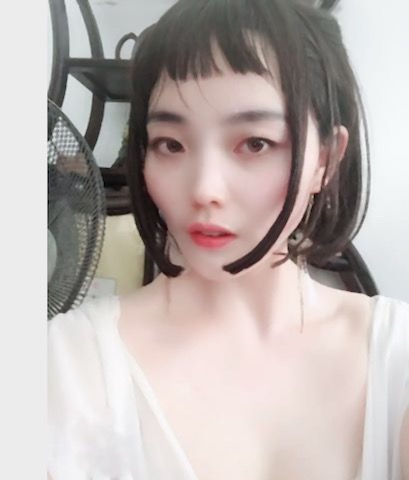
#> input picture chap6/c10.jpg, 409 x 480 px, found by its file name
$ python img_enhance.py
#> lines starting #> are read from the running program, lines starting #| are printed output that depends on the picture
from PIL import Image
from PIL import ImageEnhance
# 6-3　图像增强
# 原始图像
image = Image.open('..\c10.jpg')
#> image is the input picture: PIL image 409x480 RGB; mean R, G, B 188, 178.5, 175.7
image.show()
# 亮度增强
enh_bri = ImageEnhance.Brightness(image)
brightness = 1.3
image_brightened = enh_bri.enhance(brightness)
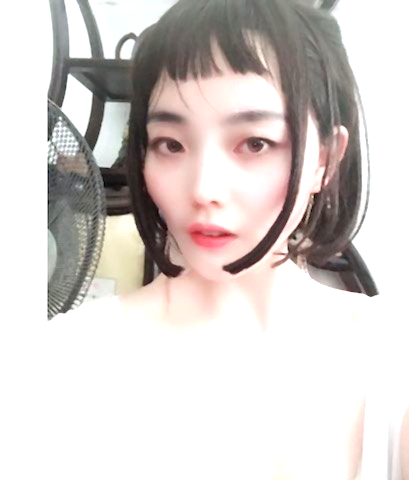
#> image_brightened: PIL image 409x480 RGB; mean R, G, B 214.9, 208.1, 205.5
image_brightened.show()
# 色度增强
enh_col = ImageEnhance.Color(image)
color = 1.5
image_colored = enh_col.enhance(color)
image_colored.show()
# 对比度增强
enh_con = ImageEnhance.Contrast(image)
contrast = 1.5
image_contrasted = enh_con.enhance(contrast)
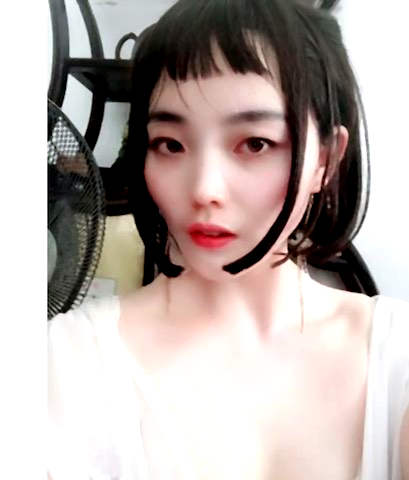
#> image_contrasted: PIL image 409x480 RGB; mean R, G, B 186.4, 175.4, 171.5
image_contrasted.show()
# 锐度增强
enh_sha = ImageEnhance.Sharpness(image)
sharpness = 3.0
image_sharped = enh_sha.enhance(sharpness)
image_sharped.show()

$ run again, with chap6/c12.jpg copied over chap6/c10.jpg
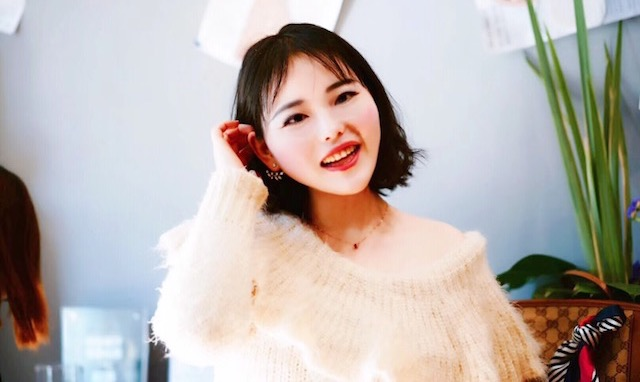
#> input picture chap6/c12.jpg, 640 x 382 px, found by its file name
#> image is the input picture: PIL image 640x382 RGB; mean R, G, B 185.6, 177.6, 174
#> `image_brightened = enh_bri.enhance(brightness)`:
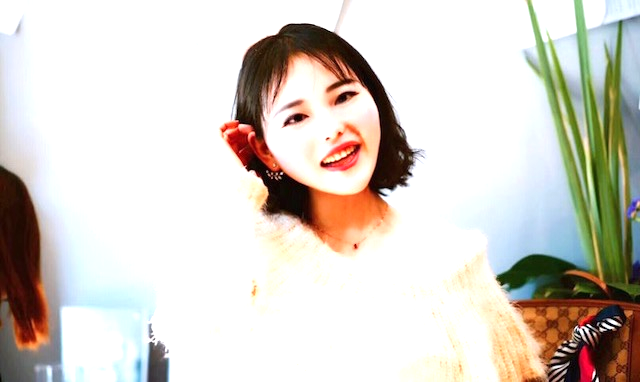
#> image_brightened: PIL image 640x382 RGB; mean R, G, B 214.5, 208.9, 201
#> `image_contrasted = enh_con.enhance(contrast)`:
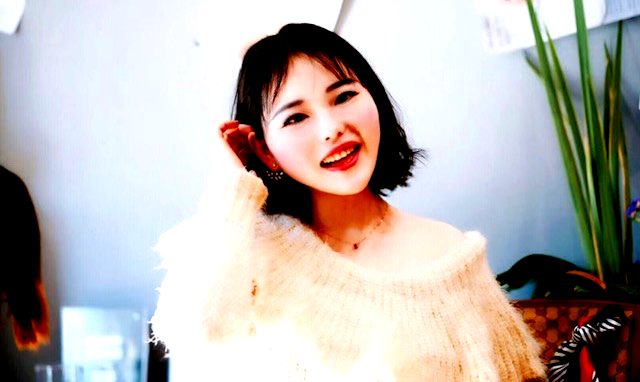
#> image_contrasted: PIL image 640x382 RGB; mean R, G, B 186, 180.4, 176.9

$ run again, with chap6/c13.jpg copied over chap6/c10.jpg
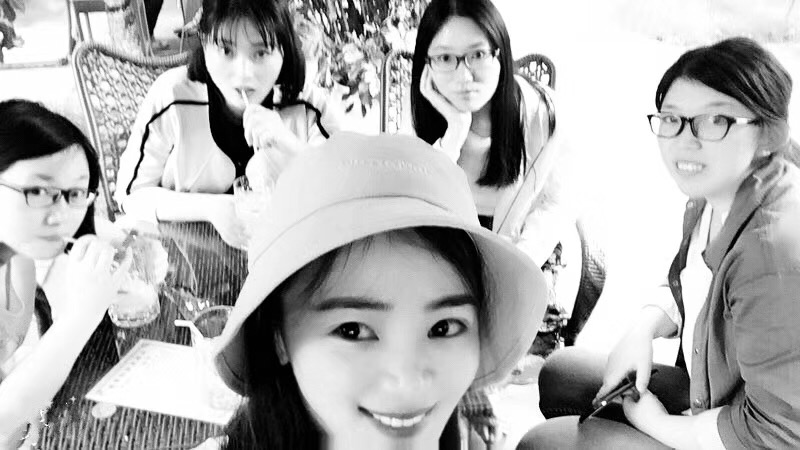
#> input picture chap6/c13.jpg, 800 x 450 px, found by its file name
#> image is the input picture: PIL image 800x450 RGB; min 0, max 255, mean 176.4
#> `image_brightened = enh_bri.enhance(brightness)`:
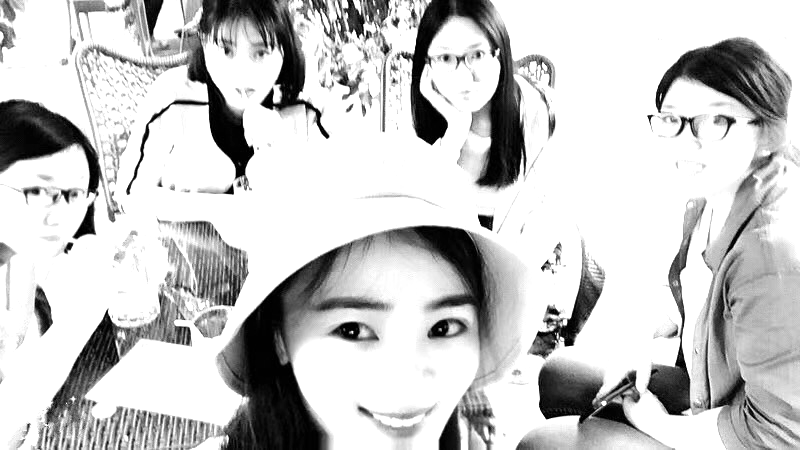
#> image_brightened: PIL image 800x450 RGB; min 0, max 255, mean 199.9
#> `image_contrasted = enh_con.enhance(contrast)`:
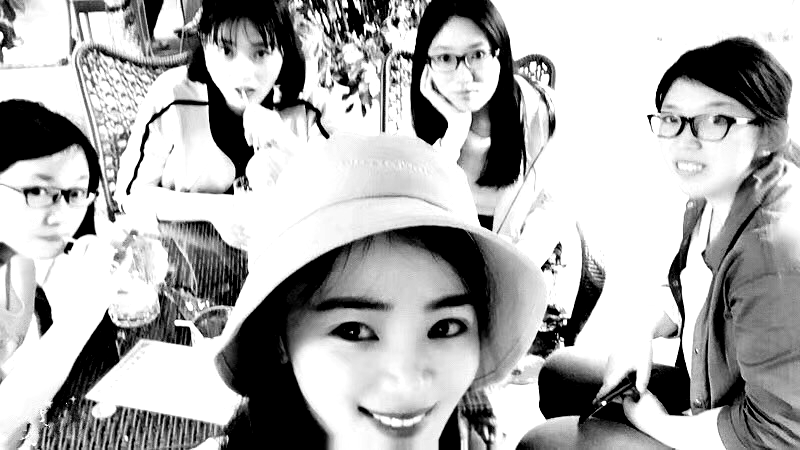
#> image_contrasted: PIL image 800x450 RGB; min 0, max 255, mean 174

$ run again, with chap6/c14.jpg copied over chap6/c10.jpg
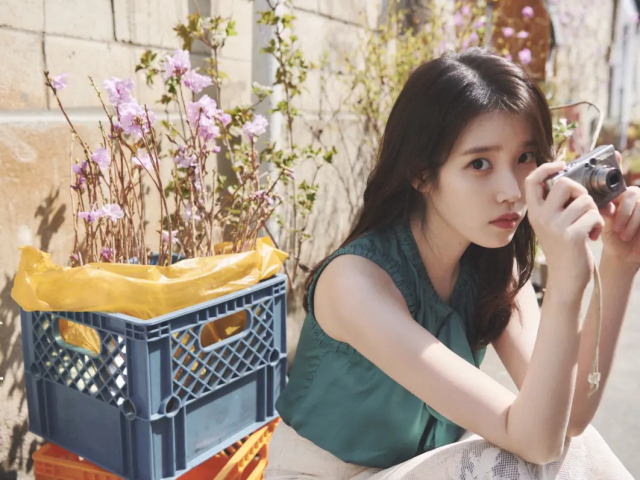
#> input picture chap6/c14.jpg, 640 x 480 px, found by its file name
#> image is the input picture: PIL image 640x480 RGB; mean R, G, B 165.1, 150.1, 135.9
#> `image_brightened = enh_bri.enhance(brightness)`:
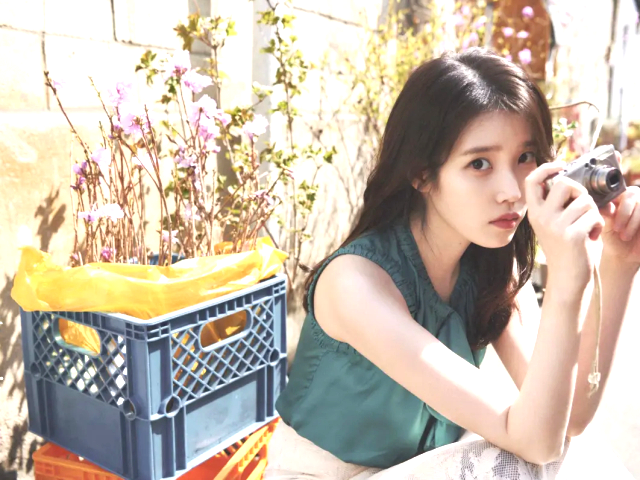
#> image_brightened: PIL image 640x480 RGB; mean R, G, B 200.8, 188.5, 172.7
#> `image_contrasted = enh_con.enhance(contrast)`:
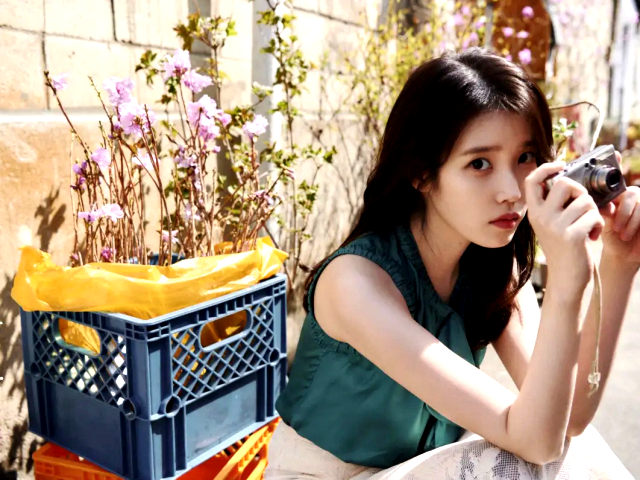
#> image_contrasted: PIL image 640x480 RGB; mean R, G, B 167.7, 148.1, 127.4
